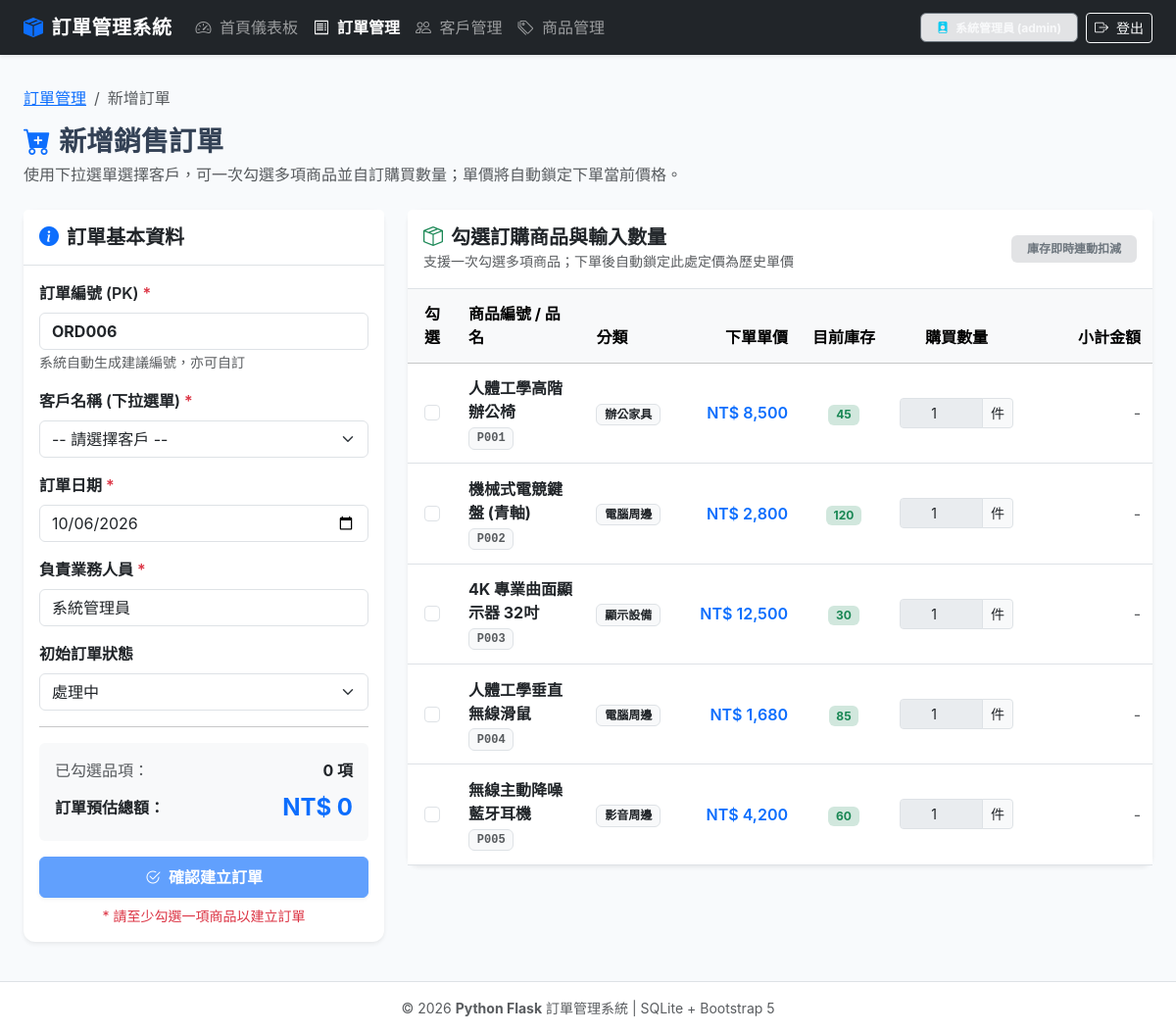
The app's page /orders/new (signed in) with its own data.
### tables this page shows
CREATE TABLE product (
        product_id TEXT PRIMARY KEY,
        name TEXT NOT NULL,
        price REAL NOT NULL CHECK (price >= 0),
        stock INTEGER NOT NULL CHECK (stock >= 0),
        category TEXT NOT NULL
    );

### app.py (the view, shortened to what this page needs)
@app.route("/orders/new", methods=["GET", "POST"])
@login_required
def order_new():
    db = get_db()
    customers = db.execute("SELECT customer_id, name, phone FROM customer ORDER BY customer_id;").fetchall()
    products = db.execute("SELECT * FROM product ORDER BY product_id;").fetchall()
    last_order = db.execute("SELECT order_id FROM orders ORDER BY order_id DESC LIMIT 1;").fetchone()
    next_order_id = "ORD006"
    if last_order:
        last_id_str = last_order["order_id"]
        if last_id_str.startswith("ORD"):
            try:
                num = int(last_id_str[3:]) + 1
                next_order_id = f"ORD{num:03d}"
            except ValueError:
                next_order_id = "ORD006"
    return render_template(
        "order_new.html",
        customers=customers,
        products=products,
        today=date.today().isoformat(),
        next_order_id=next_order_id
    )

### app.py (called while the page is built)
def get_db():
    if "db" not in g:
        if not os.path.exists(DB_PATH):
            print(f"[*] 偵測到資料庫不存在，自動執行初始化: {DB_PATH}")
            init_database(DB_PATH)
        g.db = sqlite3.connect(DB_PATH)
        g.db.row_factory = sqlite3.Row
        g.db.execute("PRAGMA foreign_keys = ON;")
    return g.db

def login_required(f):
    @wraps(f)
    def decorated_function(*args, **kwargs):
        if "user" not in session:
            flash("請先以管理員身分登入系統以進行維護操作！", "warning")
            return redirect(url_for("login", next=request.url))
        return f(*args, **kwargs)
    return decorated_function

### templates/order_new.html (shortened to what this page needs)
{% extends "base.html" %}
{% block content %}
<div class="mb-4">
    <nav aria-label="breadcrumb">
        <ol class="breadcrumb">
            <li class="breadcrumb-item"><a href="{{ url_for('orders_list') }}">訂單管理</a></li>
            <li class="breadcrumb-item active" aria-current="page">新增訂單</li>
        </ol>
    </nav>
    <h3 class="fw-bold mb-1"><i class="bi bi-cart-plus-fill text-primary me-2"></i>新增銷售訂單</h3>
    <p class="text-muted mb-0">使用下拉選單選擇客戶，可一次勾選多項商品並自訂購買數量；單價將自動鎖定下單當前價格。</p>
</div>
<form action="{{ url_for('order_new') }}" method="POST" id="newOrderForm">
    <div class="row g-4">
        <div class="col-lg-4">
            <div class="card shadow-sm border-0 sticky-top" style="top: 80px;">
                <div class="card-header bg-white py-3 border-bottom">
                    <h5 class="mb-0 fw-bold"><i class="bi bi-info-circle-fill text-primary me-2"></i>訂單基本資料</h5>
                </div>
                <div class="card-body">
                    <div class="mb-3">
                        <label for="order_id" class="form-label fw-semibold">訂單編號 (PK) <span class="text-danger">*</span></label>
                        <input type="text" class="form-control fw-bold" id="order_id" name="order_id" value="{{ next_order_id }}" required>
                        <small class="text-muted">系統自動生成建議編號，亦可自訂</small>
                    </div>
                    <div class="mb-3">
                        <label for="customer_id" class="form-label fw-semibold">客戶名稱 (下拉選單) <span class="text-danger">*</span></label>
                        <select class="form-select" id="customer_id" name="customer_id" required>
                            <option value="" disabled selected>-- 請選擇客戶 --</option>
                        </select>
                    </div>
                    <div class="mb-3">
                        <label for="order_date" class="form-label fw-semibold">訂單日期 <span class="text-danger">*</span></label>
                        <input type="date" class="form-control" id="order_date" name="order_date" value="{{ today }}" required>
                    </div>
                    <div class="mb-3">
                        <label for="salesperson" class="form-label fw-semibold">負責業務人員 <span class="text-danger">*</span></label>
                        <input type="text" class="form-control" id="salesperson" name="salesperson" value="{{ session.get('display_name', '陳大明') }}" required>
                    </div>
                    <div class="mb-3">
                        <label for="status" class="form-label fw-semibold">初始訂單狀態</label>
                        <select class="form-select" id="status" name="status">
                            <option value="處理中" selected>處理中</option>
                        </select>
                    </div>
                    <hr>
                    <div class="bg-light p-3 rounded mb-3">
                        <div class="d-flex justify-content-between mb-2">
                            <span class="text-muted">已勾選品項：</span>
                            <span class="fw-bold" id="summaryItemCount">0 項</span>
                        </div>
                        <div class="d-flex justify-content-between align-items-center">
                            <span class="text-dark fw-semibold">訂單預估總額：</span>
                            <span class="fs-4 fw-bold text-primary" id="summaryTotalAmount">NT$ 0</span>
                        </div>
                    </div>
                    <button type="submit" class="btn btn-primary w-100 py-2 fw-semibold shadow-sm" id="submitBtn" disabled>
                        <i class="bi bi-check2-circle me-1"></i> 確認建立訂單
                    </button>
                    <div id="selectionHint" class="text-danger small mt-2 text-center">
                        * 請至少勾選一項商品以建立訂單
                    </div>
                </div>
            </div>
        </div>
        <div class="col-lg-8">
            <div class="card shadow-sm border-0">
                <div class="card-header bg-white py-3 border-bottom d-flex justify-content-between align-items-center flex-wrap gap-2">
                    <div>
                        <h5 class="mb-0 fw-bold"><i class="bi bi-box-seam text-success me-2"></i>勾選訂購商品與輸入數量</h5>
                        <small class="text-muted">支援一次勾選多項商品；下單後自動鎖定此處定價為歷史單價</small>
                    </div>
                    <span class="badge bg-secondary-subtle text-secondary px-3 py-2">
                        庫存即時連動扣減
                    </span>
                </div>
                <div class="card-body p-0">
                    <div class="table-responsive">
                        <table class="table table-hover align-middle mb-0">
                            <thead class="table-light">
                                <tr>
                                    <th style="width: 50px;" class="text-center">勾選</th>
                                    <th>商品編號 / 品名</th>
                                    <th>分類</th>
                                    <th class="text-end" style="width: 130px;">下單單價</th>
                                    <th class="text-center" style="width: 90px;">目前庫存</th>
                                    <th style="width: 140px;" class="text-center">購買數量</th>
                                    <th class="text-end" style="width: 130px;">小計金額</th>
                                </tr>
                            </thead>
                            <tbody>
                                {% for p in products %}
                                <tr id="row_{{ p.product_id }}">
                                    <td class="text-center">
                                        <input type="checkbox"
                                               name="selected_products"
                                               value="{{ p.product_id }}"
                                               class="form-check-input product-chk"
                                               id="chk_{{ p.product_id }}"
                                               data-id="{{ p.product_id }}"
                                               data-price="{{ p.price }}"
                                               data-stock="{{ p.stock }}"
                                               {% if p.stock <= 0 %}disabled{% endif %}>
                                    </td>
                                    <td>
                                        <label class="form-check-label fw-bold d-block text-dark cursor-pointer" for="chk_{{ p.product_id }}">
                                            {{ p.name }}
                                        </label>
                                        <span class="badge bg-light text-muted border font-monospace">{{ p.product_id }}</span>
                                    </td>
                                    <td><span class="badge bg-light text-dark border">{{ p.category }}</span></td>
                                    <td class="text-end fw-semibold text-primary">
                                        NT$ {{ "{:,}".format(p.price|int) }}
                                    </td>
                                    <td class="text-center">
                                        {% if p.stock > 0 %}
                                            <span class="badge bg-success-subtle text-success">{{ p.stock }}</span>
                                        {% else %}
                                            <span class="badge bg-danger text-white">缺貨中</span>
                                        {% endif %}
                                    </td>
                                    <td class="text-center">
                                        <div class="input-group input-group-sm">
                                            <input type="number"
                                                   name="qty_{{ p.product_id }}"
                                                   id="qty_{{ p.product_id }}"
                                                   class="form-control text-center qty-input"
                                                   value="1"
                                                   min="1"
                                                   max="{{ p.stock }}"
                                                   disabled
                                                   required>
                                            <span class="input-group-text">件</span>
                                        </div>
                                    </td>
                                    <td class="text-end fw-bold" id="subtotal_{{ p.product_id }}">
                                    </td>
                                </tr>
                                {% else %}
                                <tr>
                                    <td colspan="7" class="text-center py-4 text-muted">無可用商品資料</td>
                                </tr>
                                {% endfor %}
                            </tbody>
                        </table>
                    </div>
                </div>
            </div>
        </div>
    </div>
</form>
{% endblock %}

### templates/base.html (style rules this page uses)
body { font-family: 'Noto Sans TC', -apple-system, BlinkMacSystemFont, "Segoe UI", Roboto, sans-serif; background-color: #f8fafc; color: #334155; min-height: 100vh; display: flex; flex-direction: column; }
.card { border-radius: 0.75rem; border: 1px solid rgba(0,0,0,0.06); box-shadow: 0 4px 6px -1px rgba(0,0,0,0.04), 0 2px 4px -2px rgba(0,0,0,0.03); }
.table > :not(caption) > * > * { padding: 0.85rem 0.75rem; }

### records on screen
product: name "人體工學高階辦公椅", product_id "P001", category "辦公家具", price "8,500", stock "45", product_id "1"
product: name "機械式電競鍵盤 (青軸)", product_id "P002", category "電腦周邊", price "2,800", stock "120", product_id "1"
product: name "4K 專業曲面顯示器 32吋", product_id "P003", category "顯示設備", price "12,500", stock "30", product_id "1"
product: name "人體工學垂直無線滑鼠", product_id "P004", category "電腦周邊", price "1,680", stock "85", product_id "1"
product: name "無線主動降噪藍牙耳機", product_id "P005", category "影音周邊", price "4,200", stock "60", product_id "1"

### other values on screen
{{ session.get('display_name', '管理員') }} "系統管理員"
{{ session.get('user') }} "admin"
